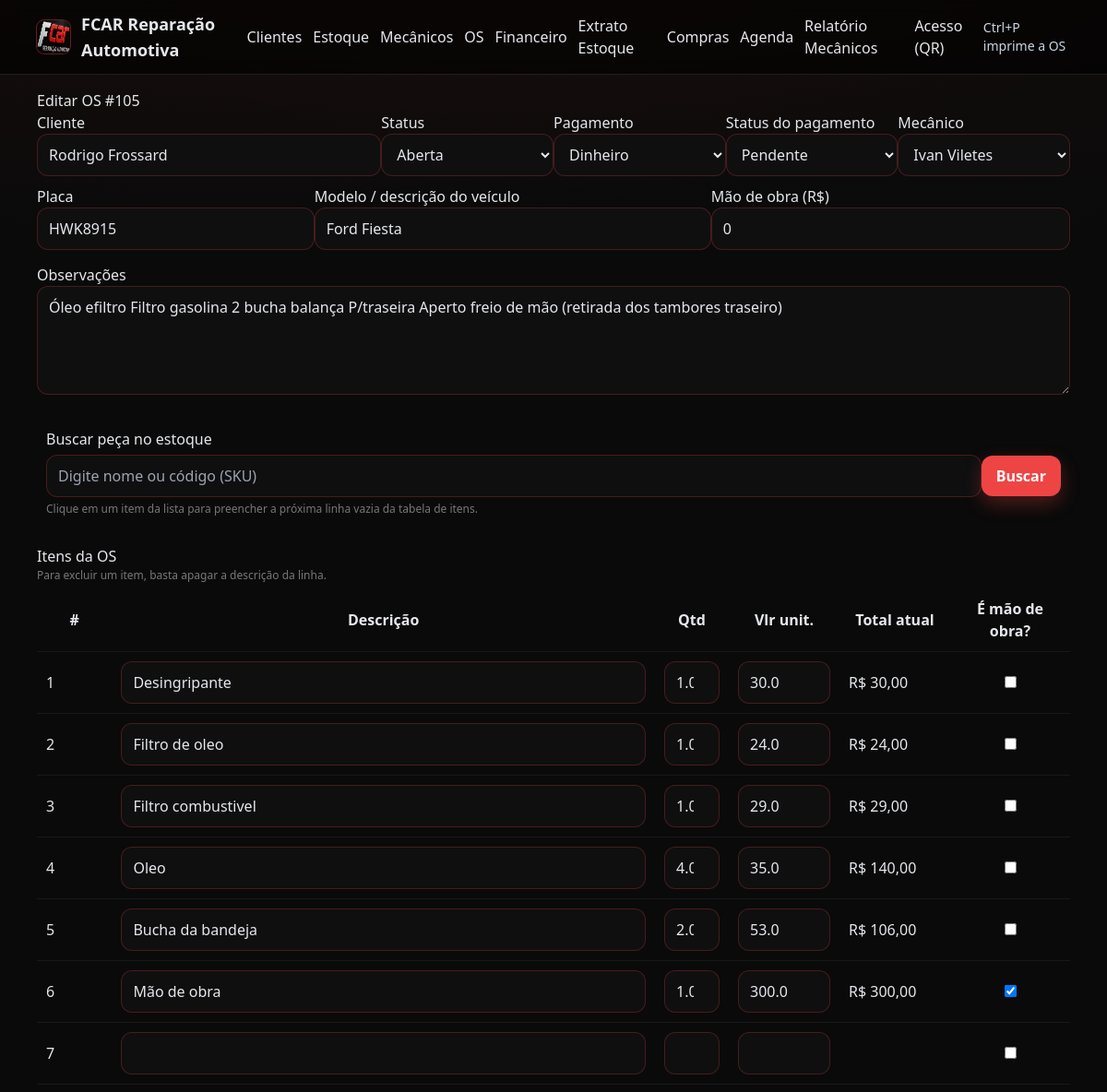
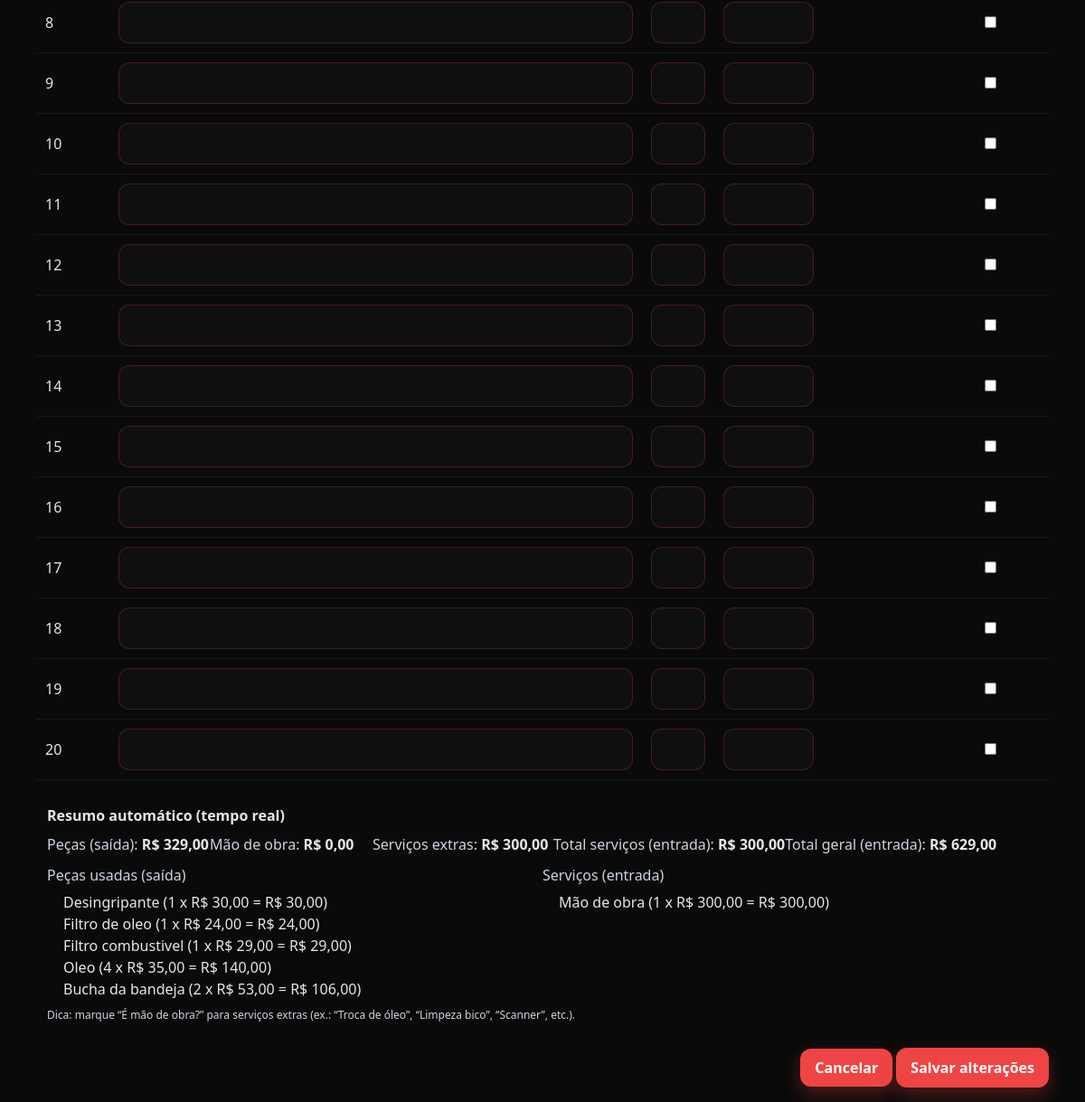
/os/105/editar, run on the app's committed database (2 pictures, top to bottom).
### tables this page shows
CREATE TABLE orders(
    id INTEGER PRIMARY KEY AUTOINCREMENT,
    client_id INTEGER NOT NULL,
    vehicle_id INTEGER,
    created_at TEXT NOT NULL,
    status TEXT NOT NULL DEFAULT 'Aberta',
    notes TEXT,
    labor REAL NOT NULL DEFAULT 0,
    mechanic_id INTEGER,
    pay_method TEXT,
    pay_status TEXT,
    fin_tx_id INTEGER,
    FOREIGN KEY(client_id) REFERENCES clients(id),
    FOREIGN KEY(vehicle_id) REFERENCES vehicles(id),
    FOREIGN KEY(mechanic_id) REFERENCES mechanics(id)
);

CREATE TABLE clients(
    id INTEGER PRIMARY KEY AUTOINCREMENT,
    name TEXT NOT NULL,
    phone TEXT,
    cpf TEXT,
    address TEXT
);

CREATE TABLE mechanics(
    id INTEGER PRIMARY KEY AUTOINCREMENT,
    name TEXT NOT NULL
);

CREATE TABLE vehicles(
    id INTEGER PRIMARY KEY AUTOINCREMENT,
    client_id INTEGER NOT NULL,
    plate TEXT,
    model TEXT,
    year INTEGER,
    FOREIGN KEY(client_id) REFERENCES clients(id)
);

CREATE TABLE order_items(
    id INTEGER PRIMARY KEY AUTOINCREMENT,
    order_id INTEGER NOT NULL,
    inventory_id INTEGER,
    description TEXT NOT NULL,
    qty REAL NOT NULL DEFAULT 1,
    unit_price REAL NOT NULL DEFAULT 0,
    total REAL NOT NULL DEFAULT 0,
    is_labor INTEGER NOT NULL DEFAULT 0,
    FOREIGN KEY(order_id) REFERENCES orders(id),
    FOREIGN KEY(inventory_id) REFERENCES inventory(id)
);

### app.py (the view, shortened to what this page needs)
@login_required
@app.route("/os/<int:os_id>/editar", methods=["GET","POST"])
def os_edit(os_id):
    db = get_db()
    o = db.execute("""
        SELECT o.*, c.name AS client_name, v.plate, v.model
        FROM orders o
        JOIN clients c ON c.id = o.client_id
        LEFT JOIN vehicles v ON v.id = o.vehicle_id
        WHERE o.id = ?
    """, (os_id,)).fetchone()
    if not o:
        flash("OS não encontrada.", "error")
        return redirect(url_for("os_list"))
    mechs = db.execute("SELECT id, name FROM mechanics ORDER BY name").fetchall()
    its = db.execute(
        """
        SELECT i.*, inv.name AS inv_name
        FROM order_items i
        LEFT JOIN inventory inv ON inv.id = i.inventory_id
        WHERE i.order_id = ?
        ORDER BY i.id
        """,
        (os_id,),
    ).fetchall()
    return render_template(
        "os_edit.html",
        o=o,
        its=its,
        mechs=mechs,
        title=f"Editar OS #{os_id}",
    )

### app.py (called while the page is built)
def get_db():
    db = getattr(g, "_db", None)
    if db is None:
        try:
            d = os.path.dirname(DB_PATH)
            if d:
                os.makedirs(d, exist_ok=True)
        except Exception:
            pass
        db = g._db = sqlite3.connect(DB_PATH)
        db.row_factory = sqlite3.Row
    return db

def fmt_money(v):
    return f"R$ {v:,.2f}".replace(",", "X").replace(".", ",").replace("X", ".")

@app.context_processor
def inject_flags():
    try:
        from flask import current_app
        has_acesso = ("acesso" in current_app.view_functions)
    except Exception:
        has_acesso = False
    username = session.get("username")
    return dict(has_acesso=has_acesso, username=username)

### templates/os_edit.html (shortened to what this page needs)
{% extends "base.html" %}
{% block body %}
<div class="section-title">Editar OS #{{ o.id }}</div>
<div class="card">
  <form method="post">
    <div class="flex gap">
      <div style="flex: 2">
        <label>Cliente</label>
        <input class="field" value="{{ o.client_name }}" disabled>
      </div>
      <div style="flex: 1">
        <label>Status</label>
        {% set st = o.status or 'Aberta' %}
        <select class="field" name="status">
          <option value="Aberta" {% if st == 'Aberta' %}selected{% endif %}>Aberta</option>
        </select>
      </div>
      <div style="flex: 1">
        <label>Pagamento</label>
        {% set pm = (o.pay_method or 'Dinheiro') %}
        <select class="field" name="pay_method">
          <option value="Dinheiro" {% if pm == 'Dinheiro' %}selected{% endif %}>Dinheiro</option>
        </select>
      </div>
      <div style="flex: 1">
        <label>Status do pagamento</label>
        {% set ps = (o.pay_status or 'Pendente') %}
        <select class="field" name="pay_status">
          <option value="Pendente" {% if ps == 'Pendente' %}selected{% endif %}>Pendente</option>
        </select>
      </div>
<div style="flex: 1">
        <label>Mecânico</label>
        <select class="field" name="mechanic_id">
          {% for m in mechs %}
            <option value="{{ m.id }}" {% if m.id == o.mechanic_id %}selected{% endif %}>
              {{ m.name }}
            </option>
          {% endfor %}
        </select>
      </div>
    </div>
    <div class="flex gap" style="margin-top: 10px">
      <div>
        <label>Placa</label>
        <input class="field" name="vehicle_plate" value="{{ o.plate or '' }}">
      </div>
      <div style="flex: 1">
        <label>Modelo / descrição do veículo</label>
        <input class="field" name="vehicle_text" value="{{ o.model or '' }}">
      </div>
      <div>
        <label>Mão de obra (R$)</label>
        <input class="field" type="number" step="0.01" name="labor" value="{{ o.labor or 0 }}">
      </div>
    </div>
    <div style="margin-top: 15px">
      <label>Observações</label>
      <textarea class="field" name="notes" rows="4">{{ o.notes or '' }}</textarea>
    </div>
    <div class="card" style="margin-top: 20px; padding: 10px;">
      <label>Buscar peça no estoque</label>
      <div class="flex gap" style="margin-top: 5px; align-items: center;">
        <input class="field" type="text" id="searchEstoque" placeholder="Digite nome ou código (SKU)">
        <button type="button" class="btn" onclick="buscarEstoque()">Buscar</button>
      </div>
      <p style="font-size: 12px; color: #777; margin-top: 4px;">
        Clique em um item da lista para preencher a próxima linha vazia da tabela de itens.
      </p>
    </div>
    <h3 style="margin-top: 20px">Itens da OS</h3>
    <p style="font-size: 12px; color: #777; margin-bottom: 5px">
      Para excluir um item, basta apagar a descrição da linha.
    </p>
    <table class="table">
      <thead>
        <tr>
          <th>#</th>
          <th>Descrição</th>
          <th style="width: 80px">Qtd</th>
          <th style="width: 120px">Vlr unit.</th>
          <th style="width: 120px">Total atual</th>
          <th style="width: 130px">É mão de obra?</th>
        </tr>
      </thead>
      <tbody>
        {% set max_rows = 20 %}
        {% for i in range(1, max_rows + 1) %}
          {% set item = its[i-1] if i-1 < its|length else None %}
          <tr>
            <td>{{ i }}</td>
            <td>
              <input class="field"
                     name="item_desc_{{ i }}"
                     value="{{ item.description if item else '' }}">
            </td>
            <td>
              <input class="field"
                     type="number"
                     step="0.01"
                     name="item_qty_{{ i }}"
                     value="{{ item.qty if item else '' }}">
            </td>
            <td>
              <input class="field"
                     type="number"
                     step="0.01"
                     name="item_price_{{ i }}"
                     value="{{ item.unit_price if item else '' }}">
            </td>
            <td>
              {% if item %}
                {{ item.total|money }}
              {% endif %}
            </td>
            <td style="text-align: center">
              <input type="checkbox"
                     name="item_is_labor_{{ i }}"
                     value="1"
                     {% if item and (item.is_labor or item['is_labor']) %}checked{% endif %}>
            </td>
          </tr>
        {% endfor %}
      </tbody>
    </table>
<div class="card" style="margin-top: 15px; padding: 12px;">
  <div style="font-weight: 600; margin-bottom: 8px;">Resumo automático (tempo real)</div>
  <div class="flex gap" style="flex-wrap: wrap; align-items: center; margin-bottom: 10px;">
    <div style="min-width: 180px;"><span class="muted">Peças (saída):</span> <b id="resPecas">R$ 0,00</b></div>
    <div style="min-width: 180px;"><span class="muted">Mão de obra:</span> <b id="resMO">R$ 0,00</b></div>
    <div style="min-width: 200px;"><span class="muted">Serviços extras:</span> <b id="resServExtra">R$ 0,00</b></div>
    <div style="min-width: 220px;"><span class="muted">Total serviços (entrada):</span> <b id="resServTotal">R$ 0,00</b></div>
    <div style="min-width: 200px;"><span class="muted">Total geral (entrada):</span> <b id="resTotal">R$ 0,00</b></div>
  </div>
  <div class="flex gap" style="flex-wrap: wrap;">
    <div style="flex: 1; min-width: 260px;">
      <div class="muted" style="margin-bottom: 6px;">Peças usadas (saída)</div>
      <ul id="listaPecas" style="margin:0; padding-left: 18px;"></ul>
    </div>
    <div style="flex: 1; min-width: 260px;">
      <div class="muted" style="margin-bottom: 6px;">Serviços (entrada)</div>
      <ul id="listaServicos" style="margin:0; padding-left: 18px;"></ul>
    </div>
  </div>
  <div class="muted" style="margin-top: 8px; font-size: 12px;">
    Dica: marque “É mão de obra?” para serviços extras (ex.: “Troca de óleo”, “Limpeza bico”, “Scanner”, etc.).
  </div>
</div>
<div style="margin-top: 15px; text-align: right">
      <a class="btn" href="{{ url_for('os_view', os_id=o.id) }}">Cancelar</a>
      <button class="btn primary">Salvar alterações</button>
    </div>
  </form>
</div>
{% endblock %}

### templates/base.html (style rules this page uses)
:root { --brand:#ef4444; --brand-600:#dc2626; --ink:#e5e7eb; --muted:#cbd5e1; }
body { background: radial-gradient(1200px 500px at 20% -10%, rgba(239,68,68,0.10), transparent), radial-gradient(1200px 500px at 90% -10%, rgba(239,68,68,0.06), transparent), #0a0a0a; color: var(--ink); }
.field { background:#0f0f10; border:1px solid rgba(239,68,68,0.25); padding:10px 12px; border-radius: 12px; width:100%; color:var(--ink); }
.btn { background: var(--brand); padding:10px 16px; border-radius: 12px; color:white; font-weight:700; box-shadow: 0 8px 20px rgba(239,68,68,0.3); transition: transform .08s ease; }
.muted { color: var(--muted); }
a { color:#fecaca; }
table { width:100%; border-collapse: collapse; }
th, td { padding: 10px; border-bottom: 1px solid rgba(255,255,255,0.06); }

### data on the page
orders: id "105", status "Aberta", pay_method "Dinheiro", pay_status "Pendente", mechanic_id "Ivan Viletes", labor "0", notes "Óleo efiltro Filtro gasolina 2 bucha balança P/traseira Aperto freio de mão (retirada dos tambores traseiro)"
clients: client_name "Rodrigo Frossard"
vehicles: vehicle_plate "HWK8915", vehicle_text "Ford Fiesta"
order_items: description "Desingripante", qty "1.0", unit_price "30.0", total "R$ 30,00"
order_items: description "Filtro de oleo", qty "1.0", unit_price "24.0", total "R$ 24,00"
order_items: description "Filtro combustivel", qty "1.0", unit_price "29.0", total "R$ 29,00"
order_items: description "Oleo", qty "4.0", unit_price "35.0", total "R$ 140,00"
order_items: description "Bucha da bandeja", qty "2.0", unit_price "53.0", total "R$ 106,00"
order_items: description "Mão de obra", qty "1.0", unit_price "300.0", total "R$ 300,00", is_labor "☑"

### other printed values
{{ i }} "1" "2" "3" "4" "5" "6" "7" "8" "9" "10" "11" "12" "13" "14" "15" "16" "17" "18" "19" "20"
